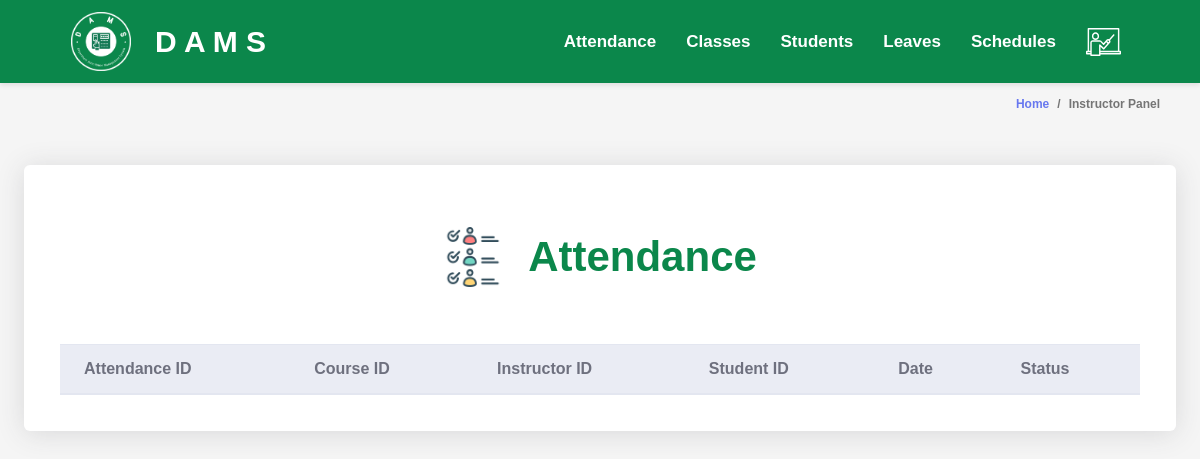
Page /instructors/viewAttendance.php on the earlier database version.
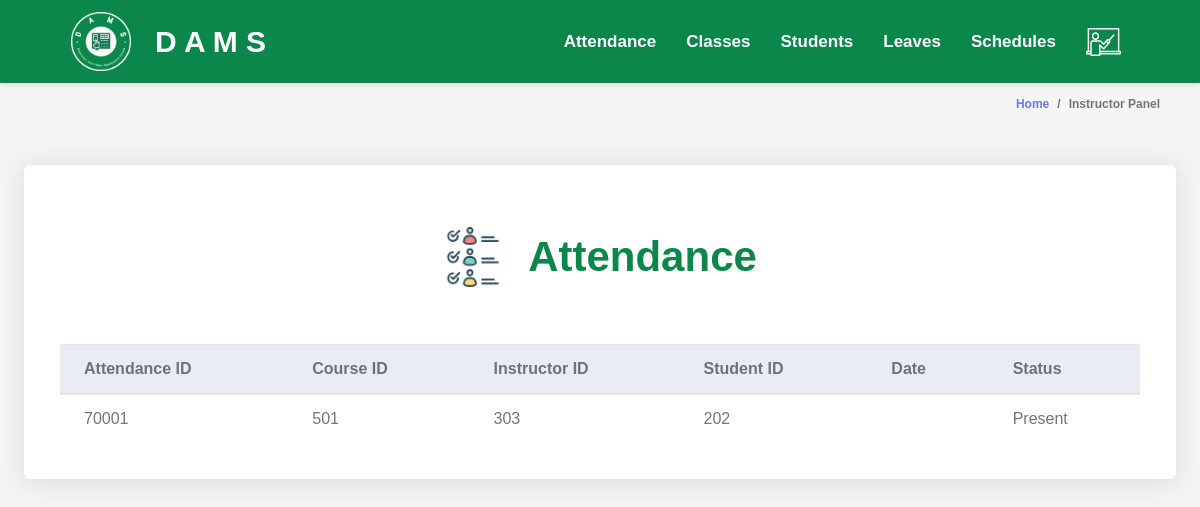
Same page on the later database version.
### tables this page shows
CREATE TABLE `attendance` (
    attendance_id INT AUTO_INCREMENT PRIMARY KEY,
    course_id INT ,
    instructor_id INT ,
    student_id INT ,
    dateTaken DATE ,
    status ENUM('Present', 'Absent') ,
    FOREIGN KEY (course_id) REFERENCES courses(course_id),
    FOREIGN KEY (instructor_id) REFERENCES instructors(instructor_id),
    FOREIGN KEY (student_id) REFERENCES students(student_id)
);

### instructors/instructor.php (called while the page is built, shortened)
<?php
$database = new Database();
$conn = $database->getConnection();
class Instructor {
    public function list_attendance() {
        global $conn;
        $query = "SELECT * FROM attendance";
        $rs = $conn->query($query);
        $users = array();
        while ($row = $rs->fetch_assoc()) {
            $users[] = $row;
        }
        return $users;
    }
}
?>

### instructors/attendanceTable.php (the view, shortened to what this page needs)
<div class="container-fluid" id="container-wrapper">
    <div class="d-sm-flex align-items-center justify-content-between mb-4">
        <ol class="breadcrumb">
            <li class="breadcrumb-item"><a href="./">Home</a></li>
            <li class="breadcrumb-item active" aria-current="page">Instructor Panel</li>
        </ol>
    </div>
    <div class="row">
        <div class="col-lg-12">
            <div class="card mb-4">
            <div class="table-text">
                <img src="../assets/images/attendance.png" >
                <div>
                    Attendance
                </div>
            </div>
                <div class="card-body">
                    <div class="table-responsive p-3">
                        <table class="table align-items-center table-flush table-hover" id="dataTableHover">
                            <thead class="thead-light">
                                <tr>
                                    <th>Attendance ID</th>
                                    <th>Course ID</th>
                                    <th>Instructor ID</th>
                                    <th>Student ID</th>
                                    <th>Date</th>
                                    <th>Status</th>
                                </tr>
                            </thead>
                            <tbody>
                                <?php
                                include "instructor.php";
                                $admin = new Instructor();
                                $users = $admin->list_attendance();
                                foreach ($users as $user) {
                                    echo "<tr>";
                                    echo "<td>" . $user['attendance_id'] . "</td>";
                                    echo "<td>" . $user['course_id'] . "</td>";
                                    echo "<td>" . $user['instructor_id'] . "</td>";
                                    echo "<td>" . $user['student_id'] . "</td>";
                                    echo "<td>" . $user['date'] . "</td>";
                                    echo "<td>" . $user['status'] . "</td>";
                                    echo "</tr>";
                                }
                                ?>
                            </tbody>
                        </table>
                    </div>
                </div>
            </div>
        </div>
    </div>
</div>

Differences in the rows shown:
added attendance: attendance_id "70001", course "501", instructor "303", student "202", status "Present"
